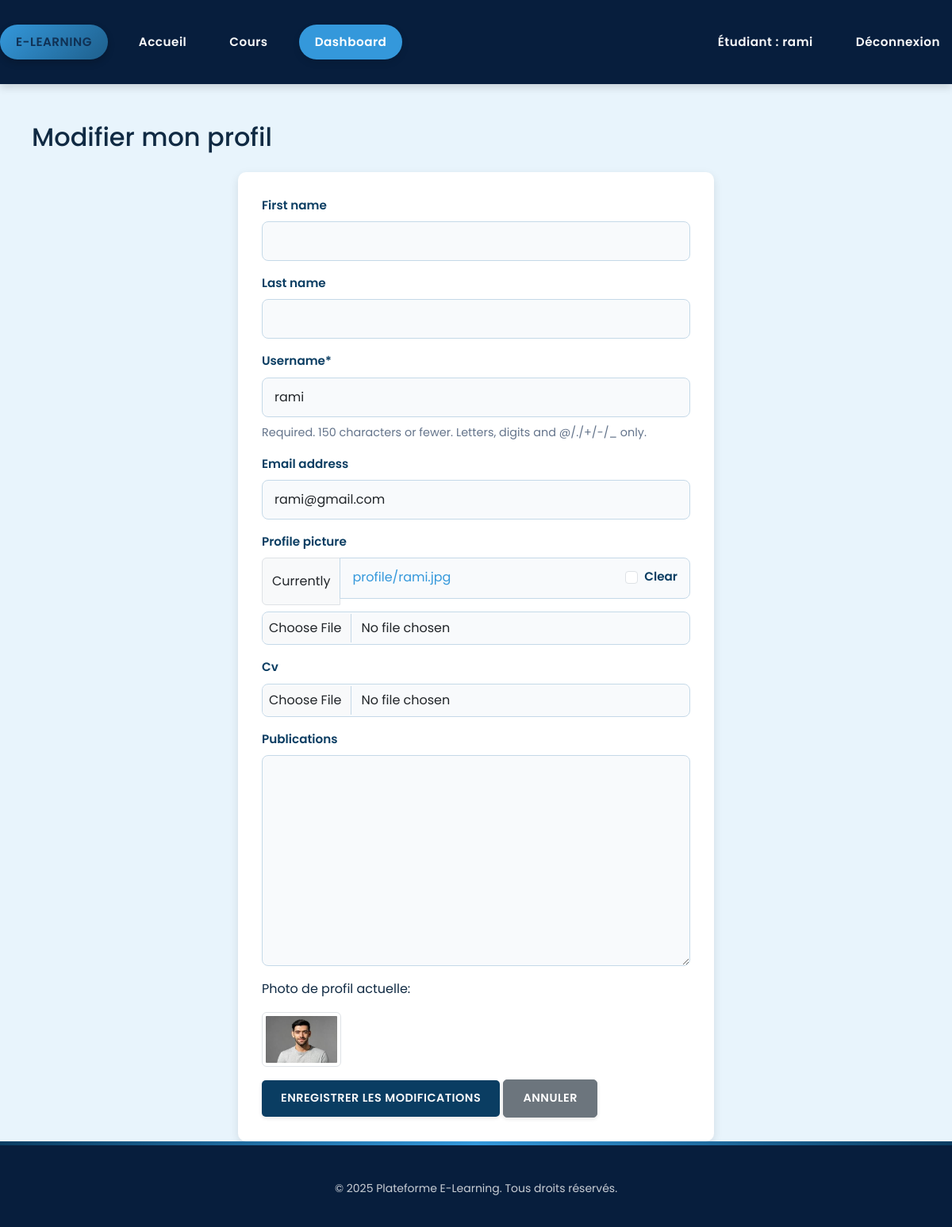
The page /profile/edit/ (signed in) on the database its author committed.
### users/models.py (models this page shows)
class User(AbstractUser):
    ROLE_CHOICES = (
        ('student', 'Étudiant'),
        ('teacher', 'Enseignant'),
        ('admin', 'admin'),
    )
    role = models.CharField(max_length=10, choices=ROLE_CHOICES)
    cv = models.FileField(upload_to='cvs/', null=True, blank=True)  # Pour les enseignants
    publications = models.TextField(blank=True, null=True)  # Pour les enseignants
    profile_picture = models.ImageField(upload_to='profile/', null=True, blank=True)  # Nouveau champ photo profil
    def is_student(self):
        return self.role == 'student'
    def is_teacher(self):
        return self.role == 'teacher'
    def is_admin(self):
        return self.role == 'admin'

### users/views.py (the view)
# urls.py: path('profile/edit/', views.edit_profile, name='edit_profile'),
@login_required
def edit_profile(request):
    user = request.user
    if request.method == 'POST':
        form = ProfileForm(request.POST, request.FILES, instance=user)
        if form.is_valid():
            form.save()
            messages.success(request, 'Votre profil a été mis à jour avec succès!')
            return redirect('profile')
        else:
            messages.error(request, 'Il y a eu une erreur lors de la mise à jour de votre profil.')
    else:
        form = ProfileForm(instance=user)
    return render(request, 'users/edit_profile.html', {'form': form})

### users/forms.py
class ProfileForm(forms.ModelForm):
    class Meta:
        model = User
        fields = ['first_name','last_name','username', 'email','profile_picture', 'cv', 'publications']

### templates/users/edit_profile.html (shortened to what this page needs)
{% extends "base.html" %}
{% load static %}
{% load crispy_forms_tags %}
{% block content %}
<div class="container mt-5">
    <h2 class="mb-4">Modifier mon profil</h2>
    <form method="POST" enctype="multipart/form-data" class="form-profile">
        {{ form|crispy }}
        {% if user.profile_picture %}
        <div class="mt-2 mb-3">
            <p>Photo de profil actuelle:</p>
            <img src="{{ user.profile_picture.url }}" alt="Current profile picture" class="img-thumbnail" style="max-width: 100px;">
        </div>
        {% endif %}
        <button type="submit" class="btn btn-primary">Enregistrer les modifications</button>
        <a href="{% url 'profile' %}" class="btn btn-secondary">Annuler</a>
    </form>
</div>
{% endblock %}

### templates/includes/header.html (shortened to what this page needs)
  <header class="main-header">
    <div class="container header-container">
      <nav class="nav-left">
        <ul>
          <li>
            <a href="{% url 'index' %}" class="site-title">E-learning</a>
          </li>
          <li><a href="{% url 'index' %}">Accueil</a></li>
          {% if user.is_authenticated %}
            {% if user.is_student %}
              <li><a href="{% url 'course_list' %}">Cours</a></li>
                          <li><a href="{% url 'dashboardCourses' %}" class="nav-dashboard">Dashboard</a></li>
            {% endif %}
          {% endif %}
        </ul>
      </nav>
      <nav class="nav-main">
        <ul>
          {% if user.is_authenticated %}
            <li>
              <a href="{% url 'profile' %}">
                {% if user.is_teacher %}
                  Enseignant
                {% elif user.is_student %}
                  Étudiant
                {% elif user.is_admin %}
                  Administrateur
                {% endif %}
                : {{ user.username }}
              </a>
            </li>
            <li><a href="{% url 'logout' %}">Déconnexion</a></li>
          {% else %}
            <li><a href="{% url 'login' %}">Connexion</a></li>
            <li><a href="{% url 'register' %}">Inscription</a></li>
          {% endif %}
        </ul>
      </nav>
    </div>
  </header>

### static/css/style.css (style rules this page uses)
* { margin: 0; padding: 0; box-sizing: border-box; }
:root { --primary-color: #0a3d62; --primary-dark: #071e3d; --primary-light: #1e5f8c; --accent-color: #3498db; --light-bg: #e8f4fc; --text-color: #102a43; --text-light: #f8f9fa; --border-color: #c5d9e8; --success-color: #1e5f8c; --warning-color: #3498db; --danger-color: #071e3d; }
body { font-family: 'Poppins', 'Segoe UI', sans-serif; line-height: 1.6; background-color: var(--light-bg); color: var(--text-color); position: relative; min-height: 100vh; }
a { text-decoration: none; color: var(--accent-color); transition: color 0.3s ease; }
.btn { display: inline-block; padding: 0.75rem 1.5rem; border-radius: 5px; font-weight: 600; transition: all 0.3s ease; cursor: pointer; box-shadow: 0 2px 5px rgba(0, 0, 0, 0.1); text-transform: uppercase; letter-spacing: 0.5px; font-size: 0.9rem; }
.btn-primary { background-color: var(--primary-color); color: var(--text-light); border: none; }
ul { list-style: none; padding: 0; margin: 0; display: flex; gap: 20px; }
ul li { display: inline; }
ul li a { text-decoration: none; color: #004aad; font-weight: 600; transition: color 0.3s; }
.container { max-width: 1200px; margin: 0 auto; padding: 0 20px; }
.main-header { background-color: var(--primary-dark); padding: 15px 0; box-shadow: 0 4px 10px rgba(0,0,0,0.15); font-family: 'Poppins', 'Segoe UI', sans-serif; position: sticky; top: 0; z-index: 1000; transition: all 0.3s ease; }
.header-container { max-width: 1200px; margin: 0 auto; padding: 0 20px; display: flex; justify-content: space-between; align-items: center; }
.nav-left ul, .nav-main ul { list-style: none; display: flex; gap: 25px; align-items: center; margin: 0; padding: 0; }
.nav-left ul li a, .nav-main ul li a { color: var(--text-light); font-weight: 600; text-decoration: none; padding: 10px 15px; border-radius: 30px; transition: all 0.3s ease; font-size: 0.95rem; letter-spacing: 0.5px; position: relative; display: inline-block; }
.nav-left ul li a::after, .nav-main ul li a::after { content: ''; position: absolute; bottom: 0; left: 50%; width: 0; height: 2px; background: var(--accent-color); transition: all 0.3s ease; transform: translateX(-50%); opacity: 0; }
.site-title { font-size: 1.5rem; font-weight: 800; color: var(--text-light) !important; text-transform: uppercase; letter-spacing: 1px; background: linear-gradient(135deg, var(--accent-color), var(--primary-light)); padding: 10px 20px !important; border-radius: 30px !important; box-shadow: 0 4px 10px rgba(0,0,0,0.2); }
.nav-dashboard { background-color: var(--accent-color); color: white !important; padding: 10px 20px !important; border-radius: 30px !important; box-shadow: 0 4px 10px rgba(0,0,0,0.1); }
.form-control, input[type="text"], input[type="password"], input[type="email"], select, textarea { border: 1px solid var(--border-color); border-radius: 8px; padding: 12px 15px; font-size: 1rem; transition: all 0.3s ease; box-shadow: none; background-color: #f8fafc; width: 100%; margin-bottom: 0.5rem; }
.form-label, label { font-weight: 600; color: var(--primary-color); margin-bottom: 8px; font-size: 0.95rem; display: block; }
.form-text { color: #64748b; font-size: 0.9rem; margin-top: 5px; }
input[type="file"] { border: 1px solid var(--border-color); border-radius: 8px; padding: 0.5rem; width: 100%; background-color: #f8fafc; }

### templates/includes/header.html (style rules this page uses)
.header-container { display: flex; justify-content: space-between; align-items: center; padding: 1rem 0; }
.nav-left ul, .nav-main ul { list-style: none; margin: 0; padding: 0; display: flex; gap: 1.5rem; align-items: center; }
.nav-left a, .nav-main a { text-decoration: none; color: #333; font-weight: 500; }
.site-title { font-size: 1.25rem; font-weight: bold; color:rgb(16, 49, 84) !important; }

### templates/users/edit_profile.html (style rules this page uses)
.form-profile { background-color: #fff; padding: 30px; border-radius: 10px; box-shadow: 0 4px 12px rgba(0,0,0,0.1); max-width: 600px; margin: auto; }
.form-profile label { font-weight: 600; }

### rows shown on the page
User: username "rami", email "rami@gmail.com", profile_picture (picture)

### other values the page prints
{{ year|default:2025 }} "2025"
